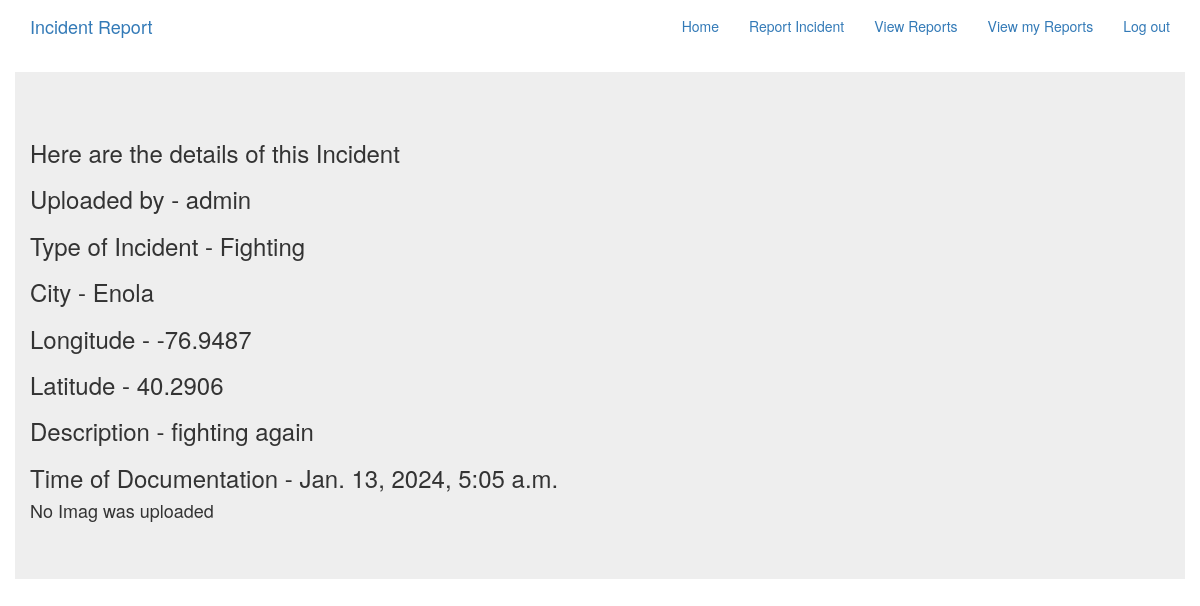
The app's page /reports/details/6 (signed in) with its own data.
### incident_app/models.py (models this page shows, shortened)
class Incident(models.Model):
    category_choices = [
        ('Accident', 'Accident'),
        ('Fighting', 'Fighting'),
        ('Rioting', 'Rioting'),
    ]
    user = models.ForeignKey(User, on_delete=models.CASCADE)
    category = models.CharField(max_length=255, choices=category_choices)
    description = models.TextField(blank=False, max_length=400)
    address = models.CharField(max_length=255, default='')
    latitude = models.FloatField(blank=True, null=True)
    longitude = models.FloatField(blank=True, null=True)
    timestamp = models.DateTimeField(auto_now_add=True)
    images = models.ImageField(blank=True, null=True)

### incident_app/views.py (the view)
# urls.py: path('details/<int:pk>', views.IncidentDetails.as_view(), name='details')
class IncidentDetails(LoginRequiredMixin, generic.DetailView):
    template_name = 'incident_app/incident_details.html'
    model = Incident
    context_object_name = 'incidents'

### incident_app/templates/incident_app/incident_details.html
{% extends 'base.html' %}
{% block body_block %}
<div class='container jumbotron'>
    <h3>Here are the details of this Incident</h3>
    <h3>Uploaded by - {{incidents.user}}</h3>
    <h3>Type of Incident - {{incidents.category}}</h3>
    <h3>City - {{incidents.address}}</h3>
    <h3>Longitude - {{incidents.longitude}}</h3>
    <h3>Latitude - {{incidents.latitude}}</h3>
    <h3>Description - {{incidents.description}}</h3>
    <h3>Time of Documentation - {{incidents.timestamp}}</h3>
    {% if incidents.images %}
    <img src="{{incidents.images.url}}" alt="Incident Image">
    {% else %}
    <h4>No Imag was uploaded</h4>
    {% endif %}
</div>
{% endblock %}

### records on screen
Incident: user "admin", category "Fighting", address "Enola", longitude "-76.9487", latitude "40.2906", description "fighting again", timestamp "Jan. 13, 2024, 5:05 a.m."
